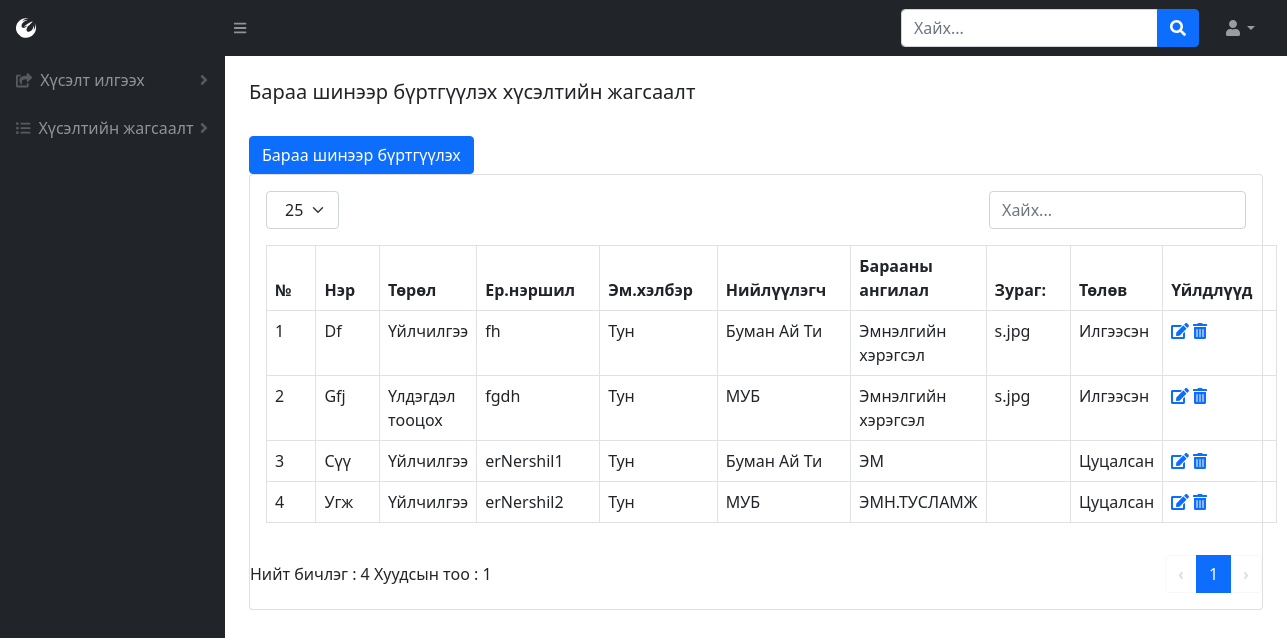
The app's page /product-list (signed in) with its own data.
### BMweb/models.py (models this page shows, shortened)
class Product(models.Model):
    prodName = models.CharField(max_length=300, verbose_name=_("Барааны нэр"))
    prodName_en = models.CharField(max_length=300, verbose_name=_("Барааны нэр англи"))
    brand = models.ForeignKey(ProdBrand, related_name='brands',on_delete=models.CASCADE, verbose_name=_("Брэнд нэр"))
    zCode = models.CharField(max_length=300, null=True, blank=True, verbose_name=_("Зураасан код"))
    prodType = models.ForeignKey(ProdType, related_name='products',on_delete=models.CASCADE, verbose_name=_("Төрлийн нэр"))
    zzCode = models.IntegerField(null=True, blank=True, verbose_name=_("Нэмэлт зураасан код"))
    price = models.DecimalField(max_digits=16, decimal_places=2, verbose_name=_("Үнэ"))
    hemNegj = models.ForeignKey(HemNegj, related_name='hemNegj', on_delete=models.CASCADE,verbose_name=_("Хэмжих нэгж"))
    hudNegj = models.ForeignKey(HemNegj, related_name='hudNegj', on_delete=models.CASCADE, verbose_name=_("Худалдан авалтын нэгж"))
    company = models.ManyToManyField(Company,related_name='products',verbose_name=_("Компани"))
    erNershil = models.CharField(max_length=300, verbose_name=_("Ерөнхий нэршил"))
    emHelber = models.ForeignKey(EmHelber, on_delete=models.CASCADE,verbose_name=_("Эмийн хэлбэр"))
    paiz = models.ForeignKey(Paiz, on_delete=models.CASCADE,verbose_name=_("Пайз"))
    uildwerlegch = models.ForeignKey(Manufacturer, on_delete=models.CASCADE, verbose_name=_("Үйлдвэрлэгч"))
    uNiiluulegch = models.ForeignKey(Niiluulegch, on_delete=models.CASCADE, verbose_name=_("Үндсэн нийлүүлэгч"))
    category = models.ForeignKey(Category,related_name='categories', on_delete=models.CASCADE, verbose_name=_("Ангилал"))
    borBoloh = models.BooleanField(verbose_name=_("Борлуулж болох эсэх"),default=False)
    hudAwch = models.BooleanField(verbose_name=_("Худалдан авч болох эсэх"),default=False)
    zarBoloh = models.BooleanField(verbose_name=_("Зарлагдаж болох эсэх"),default=False)
    pos = models.BooleanField(verbose_name=_("Посоор зарж болох эсэх"),default=False)
    posCat = models.ForeignKey(PosCategory,related_name='categories', on_delete=models.CASCADE, verbose_name=_("Посын ангилал"))
    thumbimage = models.ImageField(
        upload_to="media/productthumb/", blank = True, null=True,  verbose_name=_("Зураг")
    )
    hutlult = models.ForeignKey(Hutlult, on_delete=models.CASCADE,verbose_name=_("Хөтлөлт"))
    state = models.ForeignKey(State,related_name='products', on_delete=models.CASCADE, verbose_name=_("Төлөв"))
    class Meta:
        verbose_name = _("Бараа")
        verbose_name_plural = _("Бараа")

class ProdType(models.Model):
    typeName = models.CharField(max_length=300, verbose_name=_("Төрлийн нэр"))
    class Meta:
        verbose_name = _("Барааны төрөл")
        verbose_name_plural = _("Барааны төрөл")
    def __str__(self):
        return self.typeName

class EmHelber(models.Model):
    emHelberName = models.CharField(max_length=300,verbose_name=_("Эмийн хэлбэрийн нэр"))
    class Meta:
        verbose_name = _("Эмийн хэлбэр")
        verbose_name_plural = _("Эмийн хэлбэр")
    def __str__(self):
        return self.emHelberName

class Niiluulegch(models.Model):
    niiName = models.CharField(max_length=300,verbose_name=_("Нийлүүлэгчийн нэр"))
    class Meta:
        verbose_name = ("Нийлүүлэгч")
        verbose_name_plural = ("Нийлүүлэгч")
    def __str__(self):
        return self.niiName

class Category(models.Model):
    catName = models.CharField(max_length=300, verbose_name=_("Ангилалын нэр"))
    parent = models.IntegerField(null=True, blank=True, verbose_name=_("Эцэг ангилал"))
    class Meta:
        verbose_name = _("Ангилал")
        verbose_name_plural = _("Ангилал")
    def __str__(self):
        return self.catName

class State(models.Model):
    stateName = models.CharField(max_length=300, verbose_name=_("Төлөвийн нэр"))
    class Meta:
        verbose_name = _("Барааны төлөв")
        verbose_name_plural = _("Барааны төлөв")
    def __str__(self):
        return self.stateName

### BMweb/views.py (the view)
# urls.py: path('product-list',views.productList,name='product-list'),
def productList(request):
    if 'user_id' in request.session:
        p = Product.objects.all().order_by('state')
        size = 25
        if 'size' in request.GET:
            size = request.GET['size']
        pc = Paginator(p, size)
        page_num = 1
        if 'page' in request.GET:
            page_num = int(request.GET['page'])
            print('page')
            print(page_num)
        page=pc.page(page_num)
        h = Hereglegch.objects.get(pk=request.session['user_id'])
        return render(request,'productList.html', {'user': h, 'productList': page.object_list, 'size':size, 'count':pc.count, 'page_count': pc.num_pages, 'page_range':pc.page_range, 'page_num':page_num, 'has_next':page.has_next(), 'has_previous': page.has_previous(), 'start_index':page.start_index() })
    else:
        return redirect('/login')

### BMweb/models.py (called while the page is built)
    def __str__(self):
        return self.manName

    def __str__(self):
        return self.paizName

    def __str__(self):
        return self.hemNegjName

    def __str__(self):
        return self.posCatName

### BMweb/templates/productList.html (shortened to what this page needs)
{% load static %}
<!DOCTYPE html>
<html lang="en">
    <head>
        <link href="https://cdn.jsdelivr.net/npm/simple-datatables@latest/dist/style.css" rel="stylesheet" />
        <link href="css/styles.css" rel="stylesheet" />
        <link href="{% static 'css/styles.css' %}" rel="stylesheet"/>
    </head>
    <body class="sb-nav-fixed">
        {% include "topNav.html" %}
        <div id="layoutSidenav">
            {% include "leftNav.html" %}
            <div id="layoutSidenav_content">
                {%  include "prodList.html" %}
            </div>
        </div>
    </body>
</html>

### BMweb/templates/prodList.html (shortened to what this page needs)
<main>{% include "tabs.html" %}
    <div class="container-fluid px-4">
        <h5 class="mt-4">Бараа шинээр бүртгүүлэх хүсэлтийн жагсаалт</h5>
        {% if user.role_id == 1 %}
        <a href="{% url 'product' %}" class="btn btn-primary" role="button">Бараа шинээр бүртгүүлэх</a>
        {% endif %}
        <div class="card mb-4">
            <div class="card-body">
                {% include "tableTop.html" %}
                    <table id="datatablesSimple" class="dataTable-table">
                        <thead>
                            <tr>
                                <th data-sortable="" class="asc">
                                    <a href="#" class="dataTable-sorter">№</a>
                                </th>
                                <th data-sortable="" class="asc">
                                    <a href="#" class="dataTable-sorter">Нэр</a>
                                </th>
                                <th data-sortable="" class="asc">
                                    <a href="#" class="dataTable-sorter">Төрөл</a>
                                </th>
                                <th data-sortable="" class="asc">
                                    <a href="#" class="dataTable-sorter">Ер.нэршил</a>
                                </th>
                                <th data-sortable="" class="asc">
                                    <a href="#" class="dataTable-sorter">Эм.хэлбэр</a>
                                </th>
                                <th data-sortable="" class="asc">
                                    <a href="#" class="dataTable-sorter">Нийлүүлэгч</a>
                                </th>
                                <th data-sortable="" class="asc">
                                    <a href="#" class="dataTable-sorter">Барааны ангилал</a>
                                </th>
                                <th data-sortable="" class="asc">
                                    <a href="#" class="dataTable-sorter">Зураг:</a>
                                </th>
                                <th data-sortable="" class="asc">
                                    <a href="#" class="dataTable-sorter">Төлөв</a>
                                </th>
                                <th data-sortable="" class="asc">
                                    <a href="#" class="dataTable-sorter">Үйлдлүүд</a>
                                </th>
                            </tr>
                        </thead>
                        <tbody>
                        {% for h in productList %}
                            <tr>
                                <td>{{ forloop.counter0|add:start_index }}</td>
                                <td>{{ h.prodName }}</td>
                                <td>{{ h.prodType }}</td>
                                <td>{{ h.erNershil }}</td>
                                <td>{{ h.emHelber }}</td>
                                <td>{{ h.uNiiluulegch }}</td>
                                <td>{{ h.category }}</td>
                                <td>{{ h.thumbimage }}</td>
                                <td>{{ h.state }}</td>
                                <td>
                                {% if user.role_id|add:0 < 3 and h.state_id|add:0 < 3 %}
                                    <a href="/product?edit={{h.id}}"><i class="fas fa-edit"></i></a></form>
                                    <a href="/product?del={{h.id}}" class="confirm-delete" onclick="return confirm('Та устгахдаа итгэлтэй байна уу?')"><i class="fas fa-trash-alt"></i></a></form>
                                {% endif  %}
                                </td>
                            </tr>
                    {% endfor %}
                </tbody>
                    </table>
            </div>
            {% include "tableBottom.html" %}
        </div>
    </div>
</main>

### records on screen
Product: prodName "Df", prodType "Үйлчилгээ", erNershil "fh", emHelber "Тун", uNiiluulegch "Буман Ай Ти", category "Эмнэлгийн хэрэгсэл", thumbimage "s.jpg", state "Илгээсэн"
Product: prodName "Gfj", prodType "Үлдэгдэл тооцох", erNershil "fgdh", emHelber "Тун", uNiiluulegch "МУБ", category "Эмнэлгийн хэрэгсэл", thumbimage "s.jpg", state "Илгээсэн"
Product: prodName "Сүү", prodType "Үйлчилгээ", erNershil "erNershil1", emHelber "Тун", uNiiluulegch "Буман Ай Ти", category "ЭМ", state "Цуцалсан"
Product: prodName "Угж", prodType "Үйлчилгээ", erNershil "erNershil2", emHelber "Тун", uNiiluulegch "МУБ", category "ЭМН.ТУСЛАМЖ", state "Цуцалсан"

### other values on screen
{{ count }} "4"
{{ page_count }} "1"
